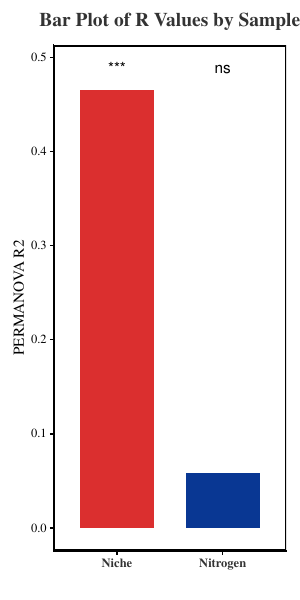

The script that saved this image:
setwd("C:/Users/ADMIN/Desktop/Longterm N code/Fig.5/")
library(vegan)
gene<-read.csv("Nitrogen gene abundance.csv",
               header = T,row.names = 1)
group<-read.csv("group.csv",header = T,row.names = 1)

gene2 <- merge(gene,group,by = "row.names")


gene3<-gene2[c(1,4:18)]
gene3$Anammox_Bacteria <- NULL
row.names(gene3) <- gene3$Row.names
gene3$Row.names <- NULL
#
variables <- gene3[1:12]
group_factors <- gene3[13:14]
set.seed(123) 

df <- gene3
permanova_nitrogen <- adonis2(variables ~ treatment, data = df, permutations = 9999)
print(permanova_nitrogen)

permanova_niche <- adonis2(variables ~ Niche, data = df, permutations = 9999)
print(permanova_niche)

r_value <- c(permanova_nitrogen$R2[1], permanova_niche$R2[1])
p_value <- c(permanova_nitrogen$`Pr(>F)`[1], permanova_niche$`Pr(>F)`[1])
sample <- c("Nitrogen", "Niche")

data <- data.frame(sample, r_value, p_value)

print(data)
head(data)

data$signif <- ifelse(data$p_value < 0.001, "***",
                      ifelse(data$p_value < 0.01, "**",
                             ifelse(data$p_value < 0.05, "*", "ns")))
print(data)

library(ggplot2)
plot <- ggplot(data, aes(x = sample, y = r_value, fill = sample)) +
  geom_bar(stat = "identity", position = "dodge", width = 0.7) +
  labs(x = "", y = "PERMANOVA R2", title = "Bar Plot of R Values by Sample") +
  geom_text(data = data, aes(x = sample, label = signif, y = max(r_value)*1.05), size = 4) +
  scale_fill_manual(values = c("Nitrogen" = "#093793","Niche" = "#DB2F2F")) +
  theme_classic() +
  theme(
    panel.border = element_rect(color = "black", fill = NA, size = 1),
    plot.title = element_text(size = 14, hjust = 0.5, color = "#333333", face = "bold", margin = margin(b = 10)),
    axis.text.x = element_text(angle = 0, vjust = 0.5, face = "bold", color = "#333333"),
    plot.margin = margin(10, 10, 10, 10, unit = "pt"),
    legend.position = "none",
    text = element_text(family = "serif"),
    panel.background = element_blank(),
    plot.background = element_blank()
  )

plot
ggsave(plot = plot,filename = "Niche and Nitrogen variations in gene abundance.pdf",device = "pdf",dpi = 300,width = 3,height = 6)
